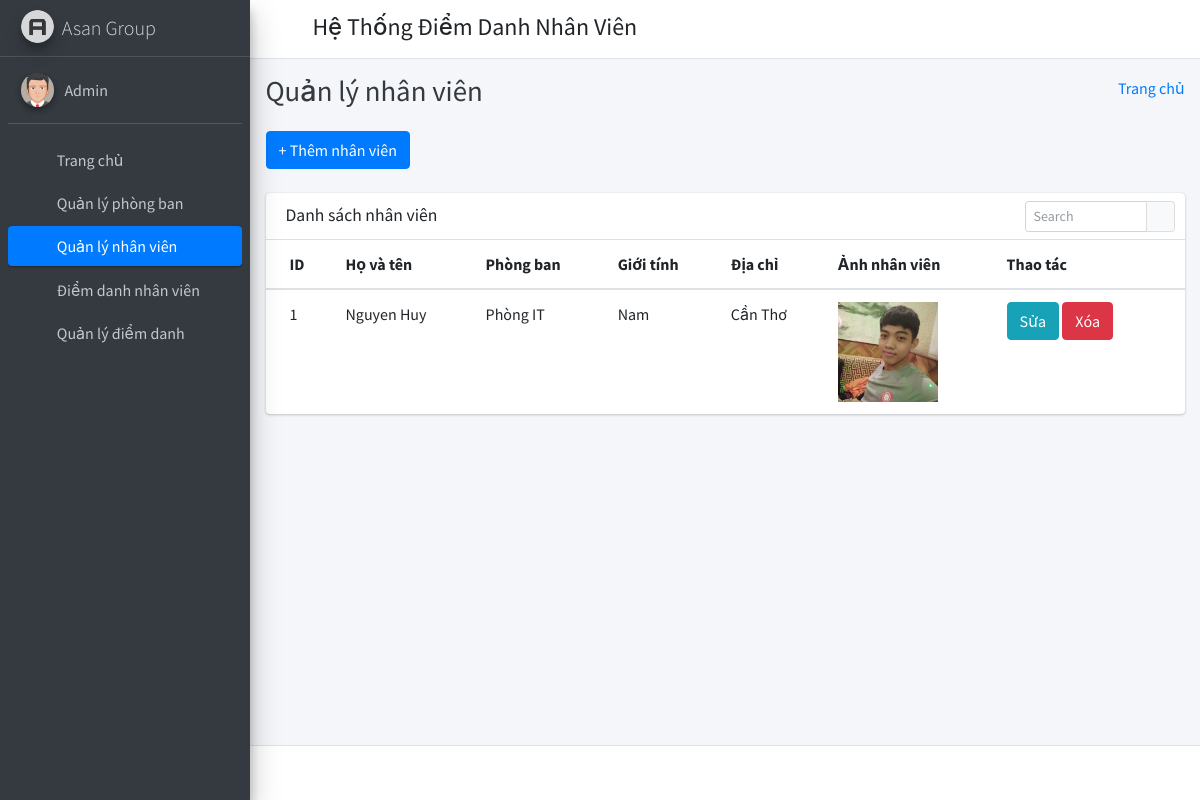
/manage_employee/ (signed in), run on the app's committed database.
### employee_management_app/models.py (models this page shows, shortened)
class CustomUser(AbstractUser):
    user_type_data = ((1, "HOD"), (2, "Employee"))
    user_type = models.CharField(
        default=1, choices=user_type_data, max_length=10)

class Employee(models.Model):
    id = models.AutoField(primary_key=True)
    admin = models.OneToOneField(CustomUser, on_delete=models.CASCADE)
    gender = models.CharField(max_length=50)
    profile_pic = models.ImageField(null=True, blank=True)
    address = models.TextField()
    name = models.CharField(max_length=255)
    department_id = models.ForeignKey(
        Departments, on_delete=models.DO_NOTHING, default=1
    )
    created_at = models.DateTimeField(auto_now_add=True)
    updated_at = models.DateTimeField(auto_now=True)
    objects = models.Manager()

class Departments(models.Model):
    id = models.AutoField(primary_key=True)
    department_name = models.CharField(max_length=255)
    created_at = models.DateTimeField(auto_now_add=True)
    updated_at = models.DateTimeField(auto_now=True)
    objects = models.Manager()

### employee_management_app/HodViews.py (the view)
# urls.py: path("manage_employee/", HodViews.manage_employee, name="manage_employee"),
def manage_employee(request):
    employees = Employee.objects.all()
    context = {"employees": employees}
    return render(request, "hod_template/manage_employee_template.html", context)

### employee_management_app/LoginCheckMiddleWare.py (called while the page is built, shortened)
    def process_view(self, request, view_func, view_args, view_kwargs):
        modulename = view_func.__module__
        user = request.user
        if user.is_authenticated:
            if user.user_type == "1":
                if modulename == "employee_management_app.HodViews":
                    pass
                elif (
                    modulename == "employee_management_app.views"
                    or modulename == "django.views.static"
                ):
                    pass
                else:
                    return redirect("admin_home")
            else:
                return redirect("login")
        else:
            if request.path == reverse("login") or request.path == reverse("doLogin"):
                pass
            else:
                return redirect("login")

### employee_management_app/templates/hod_template/manage_employee_template.html (shortened to what this page needs)
{% extends 'hod_template/base_template.html' %}
{% block page_title %}
Quản lý nhân viên
{% endblock page_title %}
{% block main_content %}
{% load static %}
<section class="content">
    <div class="container-fluid">
        <a class="btn btn-primary" href="{% url 'add_employee' %}" role="button">+ Thêm nhân viên</a> <br />&nbsp;
        <div class="row">
            <div class="col-md-12">
                <div class="card">
                    <div class="card-header">
                        <h3 class="card-title">Danh sách nhân viên</h3>
                        <div class="card-tools">
                            <div class="input-group input-group-sm" style="width: 150px;">
                                <input type="text" name="table_search" class="form-control float-right" placeholder="Search">
                                <div class="input-group-append">
                                    <button type="submit" class="btn btn-default"><i class="fas fa-search"></i></button>
                                </div>
                            </div>
                        </div>
                    </div>
                    <div class="card-body table-responsive p-0">
                        <table class="table table-hover text-nowrap">
                            <thead>
                                <tr>
                                    <th>ID</th>
                                    <th>Họ và tên</th>
                                    <th>Phòng ban</th>
                                    <th>Giới tính</th>
                                    <th>Địa chỉ</th>
                                    <th>Ảnh nhân viên</th>
                                    <th>Thao tác</th>
                                </tr>
                            </thead>
                            <tbody>
                                {% for employee in employees %}
                                <tr>
                                    <td>{{ employee.id }}</td>
                                    <td>{{ employee.name }}</td>
                                    <td>{{ employee.department_id.department_name }}</td>
                                    <td>{{ employee.gender }}</td>
                                    <td>{{ employee.address }}</td>
                                    <td> <img src="{{ employee.profile_pic.url }}" style="width: 100px;" /> </td>
                                    <td>
                                        <a href="{% url 'edit_employee' employee.admin.id %}" class="btn btn-info">Sửa</a>
                                        <a href="{% url 'delete_employee' employee.admin.id %}" class="btn btn-danger">Xóa</a>
                                    </td>
                                </tr>
                                {% endfor %}
                            </tbody>
                        </table>
                    </div>
                </div>
            </div>
        </div>
    </div>
</section>
{% endblock main_content %}

### employee_management_app/templates/hod_template/base_template.html (shortened to what this page needs)
{% load static %}
<!DOCTYPE html>
<html>
<head>
    <link rel="stylesheet" href='{% static "fontawesome-free/css/all.min.css" %}'>
    <link rel="stylesheet" href="https://code.ionicframework.com/ionicons/2.0.1/css/ionicons.min.css">
    <link rel="stylesheet" href='{% static "tempusdominus-bootstrap-4/css/tempusdominus-bootstrap-4.min.css" %}'>
    <link rel="stylesheet" href='{% static "icheck-bootstrap/icheck-bootstrap.min.css" %}'>
    <link rel="stylesheet" href='{% static "jqvmap/jqvmap.min.css" %}'>
    <link rel="stylesheet" href='{% static "dist/css/adminlte.min.css" %}'>
    <link rel="stylesheet" href='{% static "overlayScrollbars/css/OverlayScrollbars.min.css" %}'>
    <link rel="stylesheet" href='{% static "daterangepicker/daterangepicker.css" %}'>
    <link rel="stylesheet" href='{% static "summernote/summernote-bs4.css" %}'>
</head>
<body class="hold-transition sidebar-mini layout-fixed">
    <div class="wrapper">
        <nav class="main-header navbar navbar-expand navbar-white navbar-light">
            <ul class="navbar-nav">
                <li class="nav-item">
                    <a class="nav-link" data-widget="pushmenu" href="#" role="button"><i class="fas fa-bars"></i></a>
                </li>
            </ul>
            <h4 style="margin-left: 10px; margin-top: 5px;">Hệ Thống Điểm Danh Nhân Viên</h4>
            <ul class="navbar-nav ml-auto">
                <li class="nav-item dropdown">
                    <a class="nav-link" data-toggle="dropdown" href="#" aria-expanded="false">
                        <i class="fas fa-cog"></i>
                    </a>
                </li>
            </ul>
        </nav>
        {% include 'hod_template/sidebar_template.html' with user=user id=id %}
        <div class="content-wrapper">
            <div class="content-header">
                <div class="container-fluid">
                    <div class="row mb-2">
                        <div class="col-sm-6">
                            <h1 class="m-0 text-dark">
                                {% block page_title %}
                                {% endblock page_title %}
                            </h1>
                        </div>
                        <div class="col-sm-6">
                            <ol class="breadcrumb float-sm-right">
                                <li class="breadcrumb-item"><a href="{% url 'admin_home' %}">Trang chủ</a></li>
                            </ol>
                        </div>
                    </div>
                </div>
            </div>
            {% block main_content %}
            {% endblock main_content %}
        </div>
        {% include 'hod_template/footer.html' %}
    </div>
</body>
</html>

### employee_management_app/templates/hod_template/sidebar_template.html (shortened to what this page needs)
{% load static %}
<aside class="main-sidebar sidebar-dark-primary elevation-4">
    <a href="{% url 'admin_home' %}" class="brand-link">
        <img src="{% static 'dist/img/AdminLTELogo.png' %}" alt="AdminLTE Logo" class="brand-image img-circle elevation-3" style="opacity: .8">
        <span class="brand-text font-weight-light">Asan Group</span>
    </a>
    <div class="sidebar">
        <div class="user-panel mt-3 pb-3 mb-3 d-flex">
            <div class="image">
                <img src="{% static 'dist/img/user2-160x160.jpg' %}" class="img-circle elevation-2" alt="User Image">
            </div>
            <div class="info">
                <a href="{% url 'admin_profile' %}" class="d-block">{{ user.first_name }} {{ user.last_name }}</a>
            </div>
        </div>
        <nav class="mt-2">
            <ul class="nav nav-pills nav-sidebar flex-column" data-widget="treeview" role="menu" data-accordion="false">
                <li class="nav-item">
                    {% url 'admin_home' as admin_home %}
                    <a href="{{ admin_home }}" class="nav-link {% if request.path == admin_home %} active {% endif %}">
                        <i class="nav-icon fas fa-tachometer-alt"></i>
                        <p>
                            Trang chủ
                        </p>
                    </a>
                </li>
                <li class="nav-item">
                    {% url 'manage_department' as manage_department %}
                    {% url 'add_department' as add_department %}
                    {% url 'edit_department' department_id=id as edit_department %}
                    <a href="{{ manage_department }}" class="nav-link   ">
                        <i class="nav-icon fas fa-th"></i>
                        <p>
                            Quản lý phòng ban
                        </p>
                    </a>
                </li>
                <li class="nav-item">
                    {% url 'manage_employee' as manage_employee %}
                    {% url 'add_employee' as add_employee %}
                    {% url 'edit_employee' employee_id=id as edit_employee %}
                    <a href="{{ manage_employee }}" class="nav-link {% if request.path == manage_employee %} active {% endif %}  ">
                        <i class="nav-icon fas fa-user"></i>
                        <p>
                            Quản lý nhân viên
                        </p>
                    </a>
                </li>
                <li class="nav-item">
                    {% url 'take_attendance' as take_attendance %}
                    <a href="{{ take_attendance }}" class="nav-link {% if request.path == take_attendance %} active {% endif %}">
                        <i class="nav-icon far fa-calendar-check"></i>
                        <p>
                            Điểm danh nhân viên
                        </p>
                    </a>
                </li>
                <li class="nav-item">
                    {% url 'manage_attendance' as manage_attendance %}
                    <a href="{{ manage_attendance }}" class="nav-link {% if request.path == manage_attendance %} active {% endif %}">
                        <i class="nav-icon far fa-calendar-alt"></i>
                        <p>
                            Quản lý điểm danh
                        </p>
                    </a>
                </li>
            </ul>
        </nav>
    </div>
</aside>

### employee_management_app/templates/hod_template/footer.html
<footer class="main-footer">
</footer>

### data on the page
CustomUser: first_name "Admin"
Employee: id "1", name "Nguyen Huy", department_id.department_name "Phòng IT", gender "Nam", address "Cần Thơ", profile_pic (picture)
